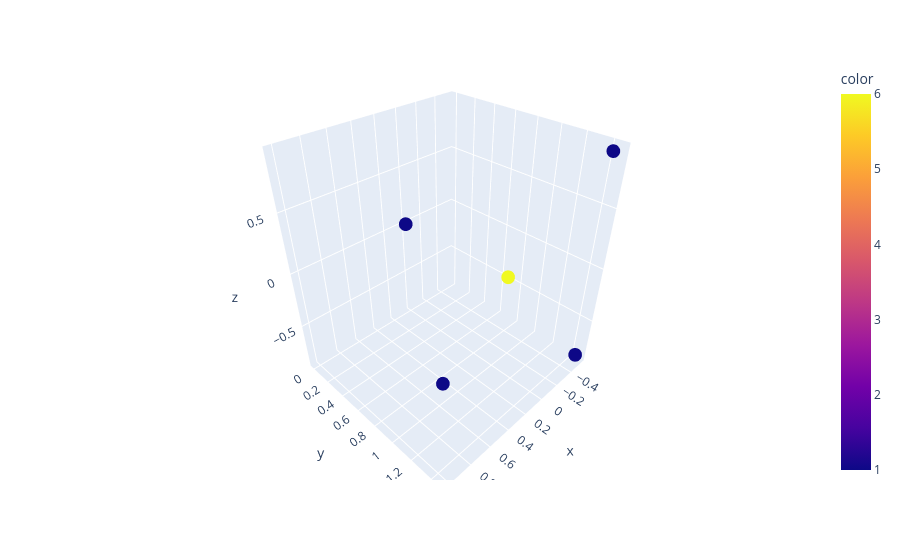

Notebook code cell kept with this figure:
### Code cell
pos = molecule["pos"] #Nx3
import plotly.express as px
Z = molecule["z"]
fig = px.scatter_3d(
    x = pos[:,0],
    y = pos[:,1],
    z = pos[:,2],
    color = Z,
)
fig.show()

### Figure 1 — Plotly figure (JSON) as saved in the notebook; plotly's stock layout.template omitted (floating-point values rounded to 4 significant figures)
{"data": [{"hovertemplate": "x=%{x}<br>y=%{y}<br>z=%{z}<br>color=%{marker.color}<extra></extra>", "legendgroup": "", "marker": {"color": [6, 1, 1, 1, 1], "coloraxis": "coloraxis", "symbol": "circle"}, "mode": "markers", "name": "", "scene": "scene", "showlegend": false, "type": "scatter3d", "x": [-0.0127, 0.0022, 1.012, -0.5408, -0.5238], "y": [1.086, -0.006, 1.464, 1.447, 1.438], "z": [0.008, 0.002, 0.0003, -0.8766, 0.9064]}], "layout": {"coloraxis": {"colorbar": {"title": {"text": "color"}}, "colorscale": [[0, "#0d0887"], [0.1111, "#46039f"], [0.2222, "#7201a8"], [0.3333, "#9c179e"], [0.4444, "#bd3786"], [0.5556, "#d8576b"], [0.6667, "#ed7953"], [0.7778, "#fb9f3a"], [0.8889, "#fdca26"], [1, "#f0f921"]]}, "legend": {"tracegroupgap": 0}, "margin": {"t": 60}, "scene": {"domain": {"x": [0, 1], "y": [0, 1]}, "xaxis": {"title": {"text": "x"}}, "yaxis": {"title": {"text": "y"}}, "zaxis": {"title": {"text": "z"}}}}}
